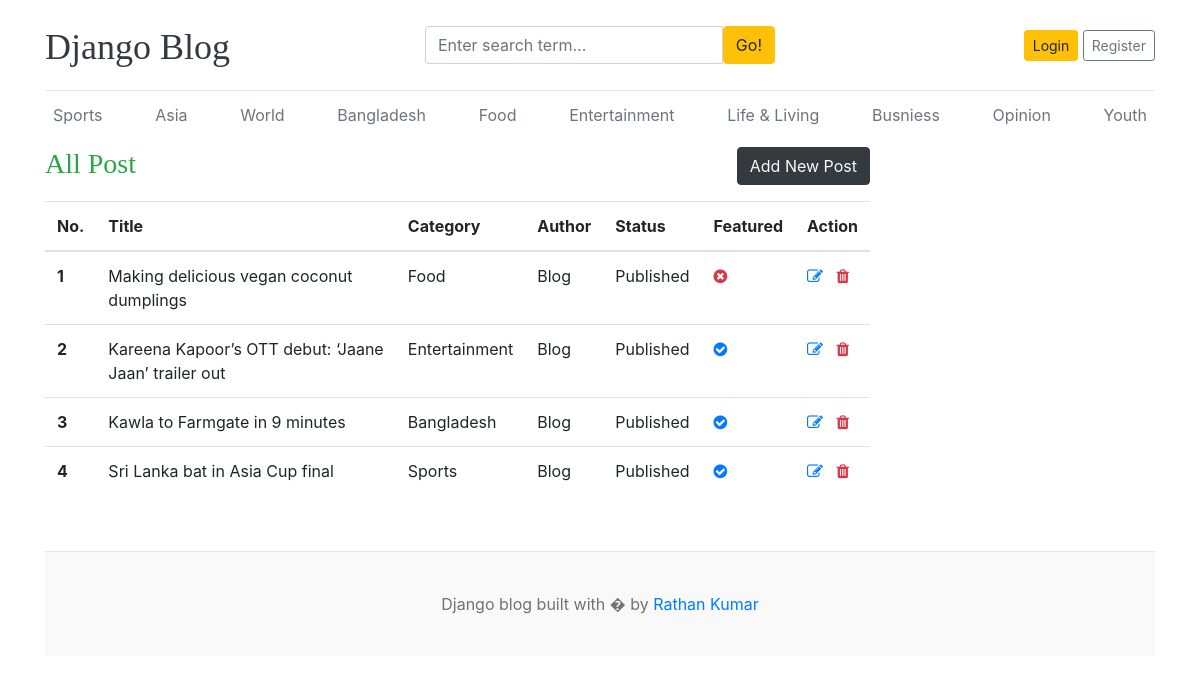
Screenshot of /dashboard/post/ with the database file from the repository.
### blog/models.py (models this page shows, shortened)
class Category(models.Model):
    category_name = models.CharField(max_length=50,unique=True)
    created_at = models.DateTimeField(auto_now_add=True)
    update_at = models.DateTimeField(auto_now=True)
    class Meta:
        verbose_name_plural = 'categories'
    def __str__(self):
        return self.category_name

class Blog(models.Model):
    title = models.CharField(max_length=250)
    slug = models.SlugField(max_length=250,unique=True,blank=True)
    Category = models.ForeignKey(Category,on_delete=models.CASCADE)
    author = models.ForeignKey(User,on_delete=models.CASCADE)
    featured_image = models.ImageField(upload_to='uploads/%Y/%m/%d')
    short_desc = models.TextField(max_length=500)
    blog_body = HTMLField()
    status = models.CharField(max_length=30,choices=STATUS_CHOICES,default="Draft")
    is_featured = models.BooleanField(default=False)
    created_at = models.DateTimeField(auto_now_add=True)
    update_at = models.DateTimeField(auto_now=True)

### dashboard/views.py (the view)
# urls.py: path('post/',views.Post,name='post'),
def Post(request):
    post = Blog.objects.all()
    context = {
        'post' : post
    }
    return render(request,'dashboard/post.html',context)

### blog/context_processors.py (called while the page is built)
def All_Category(request):
    Categories = Category.objects.all()
    return dict(categories=Categories)

def get_all_sociallink(request):
    sociallink = SocialLink.objects.all()
    return dict(sociallink=sociallink)

### templates/dashboard/post.html (shortened to what this page needs)
{% extends 'base.html' %}
{% block content %}
<section style="margin-bottom: 40px";>
    <div class="row">
        <div class="col-md-9">
            <h3 class="text-success float-left" style="margin-bottom: 20px;">All Post</h3>
            <span class="float-right"><a href="{% url 'postadd' %}" class="btn btn-dark text-light">Add New Post</a></span>
            <table class="table table-hover">
                <thead>
                  <tr>
                    <th>No.</th>
                    <th>Title</th>
                    <th>Category</th>
                    <th>Author</th>
                    <th>Status</th>
                    <th>Featured</th>
                    <th>Action</th>
                  </tr>
                </thead>
                <tbody>
                {% for posts in post %}
                  <tr>
                    <th>{{forloop.counter}}</th>
                    <td>{{posts.title}}</td>
                    <td>{{posts.Category}}</td>
                    <td>{{posts.author}}</td>
                    <td>{{posts.status}}</td>
                    <td>
                      {% if posts.is_featured %}
                      <i class="fa fa-check-circle text-primary"></i>
                      {% else %}
                      <i class="fa fa-times-circle text-danger"></i>
                      {% endif %}
                    </td>
                    <td>
                        <a href="{% url 'edit_post' posts.id %}"><i class="fa fa-edit text-primary"></i></a>
                        <a href="{% url 'post_delete' posts.id %}"><i class="fa fa-trash text-danger"></i></a>
                    </td>
                  </tr>
                {% endfor %}
                </tbody>
              </table>
        </div>
    </div>
</section>
{% endblock %}

### templates/base.html (shortened to what this page needs)
{% load static %}
<!DOCTYPE html>
<html lang="en">
<head>
    <link href="https://getbootstrap.com/docs/4.0/dist/css/bootstrap.min.css" rel="stylesheet">
    <link href="{% static 'css/blog.css' %}" rel="stylesheet">
    <link rel="stylesheet" href="https://cdnjs.cloudflare.com/ajax/libs/font-awesome/4.7.0/css/font-awesome.min.css">
  </head>
<body>
    <div class="container">
      <header class="blog-header py-3">
        <div class="row flex-nowrap justify-content-between align-items-center">
          <div class="col-4 pt-1">
            <a class="blog-header-logo text-dark" href="/">Django Blog</a>
          </div>
          <div class="col-4">
              <form action="{% url 'search' %}" method="GET">
                <div class="input-group">
                    <input class="form-control" value="{{keyword}}" name="keyword" type="text" placeholder="Enter search term..." aria-label="Enter search term..." aria-describedby="button-search" />
                    <button class="btn btn-warning" id="button-search" type="submit">Go!</button>
                </div>
              </form>
          </div>
          <div class="col-4 d-flex justify-content-end align-items-center">
            {% if not user.is_authenticated %}
            <a class="btn btn-sm btn-warning" href="{% url 'login' %}">Login</a> &nbsp;
            <a class="btn btn-sm btn-outline-secondary" href="{% url 'register' %}">Register</a>
            {% else %}
              <span><a href="{% url 'dashboard' %}" class="btn btn-warning">Dashboard</a></span>
              &emsp;
              <span><a href="{% url 'logout' %}" class="btn btn-warning">Logout</a></span>
            {% endif %}
        </div>
      </header>
      <div class="nav-scroller py-1 mb-2">
        <nav class="nav d-flex justify-content-between">
          {% for cat in categories %}
          <a class="p-2 text-muted" href="{% url 'CategoryPost' cat.id %}">{{cat.category_name}}</a>
          {% endfor %}
        </nav>
      </div>
{% block content %}{% endblock %}
<footer class="blog-footer">
    <p>Django blog built with � by <a href="#">Rathan Kumar</a></p>
  </footer>
  </body>
  </html>

### blog_admin/static/css/blog.css (style rules this page uses)
.blog-header { border-bottom: 1px solid #e5e5e5; }
.blog-header-logo { font-family: "Playfair Display", Georgia, "Times New Roman", serif; font-size: 2.25rem; }
h1, h2, h3, h4, h5, h6 { font-family: "Playfair Display", Georgia, "Times New Roman", serif; }
.blog-footer { padding: 2.5rem 0; color: #727272; text-align: center; background-color: #f9f9f9; border-top: .05rem solid #e5e5e5; }
.blog-footer p:last-child { margin-bottom: 0; }

### rows the page displays
Category: category_name "Sports"
Category: category_name "Asia"
Category: category_name "World"
Category: category_name "Bangladesh"
Category: category_name "Food"
Category: category_name "Entertainment"
Category: category_name "Life & Living"
Category: category_name "Busniess"
Category: category_name "Opinion"
Category: category_name "Youth"
Blog: title "Making delicious vegan coconut dumplings", Category "Food", author "Blog", status "Published", is_featured False (drawn)
Blog: title "Kareena Kapoor’s OTT debut: ‘Jaane Jaan’ trailer out", Category "Entertainment", author "Blog", status "Published", is_featured True (drawn)
Blog: title "Kawla to Farmgate in 9 minutes", Category "Bangladesh", author "Blog", status "Published", is_featured True (drawn)
Blog: title "Sri Lanka bat in Asia Cup final", Category "Sports", author "Blog", status "Published", is_featured True (drawn)
